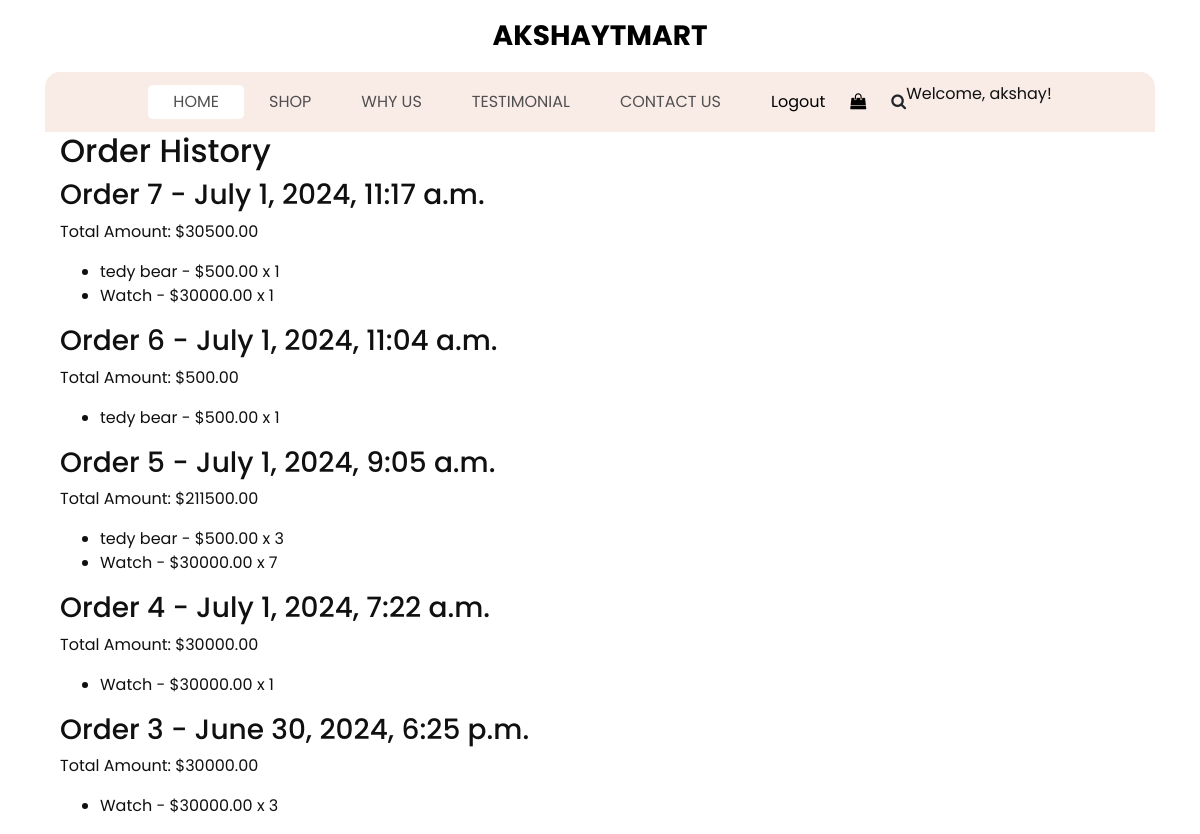
The app's page /order-history/ (signed in) with its own data.
### ecomapp/models.py (models this page shows, shortened)
class Order(models.Model):
    user = models.ForeignKey(User, on_delete=models.CASCADE)
    created_at = models.DateTimeField(auto_now_add=True)
    total_amount = models.DecimalField(max_digits=10, decimal_places=2)

class OrderItem(models.Model):
    order = models.ForeignKey(Order, on_delete=models.CASCADE, related_name='items')
    product = models.ForeignKey(Product, on_delete=models.CASCADE)
    quantity = models.PositiveIntegerField()

class Product(models.Model):
    name = models.CharField(max_length=255)
    description = models.TextField()
    price = models.DecimalField(max_digits=10, decimal_places=2)
    image = models.ImageField(upload_to='products/')
    is_new = models.BooleanField(default=True)

### ecomapp/views.py (the view)
# urls.py: path('order-history/', views.order_history_view, name='order_history'),
@login_required
def order_history_view(request):
    orders = Order.objects.filter(user=request.user).order_by('-created_at')
    return render(request, 'ecomapp/order_history.html', {'orders': orders})

### ecomapp/templates/ecomapp/order_history.html (shortened to what this page needs)
{% load static %}
<!DOCTYPE html>
<html>
<head>
  <link rel="stylesheet" type="text/css" href="{% static 'ecomapp/css/bootstrap.css' %}" />
  <link href="{% static 'ecomapp/css/style.css' %}" rel="stylesheet" />
  <link href="{% static 'ecomapp/css/responsive.css' %}" rel="stylesheet" />
</head>
<body>
  <div class="hero_area">
    <header class="header_section">
      <nav class="navbar navbar-expand-lg custom_nav-container ">
        <a class="navbar-brand" href="{% url 'index' %}">
          <span>
            akshayTmart
          </span>
        </a>
        <div class="collapse navbar-collapse" id="navbarSupportedContent">
          <ul class="navbar-nav  ">
            <li class="nav-item active">
              <a class="nav-link" href="{% url 'index' %}">Home <span class="sr-only">(current)</span></a>
            </li>
            <li class="nav-item">
              <a class="nav-link" href="{% url 'shop' %}">
                Shop
              </a>
            </li>
            <li class="nav-item">
              <a class="nav-link" href="{% url 'why' %}">
                Why Us
              </a>
            </li>
            <li class="nav-item">
              <a class="nav-link" href="{% url 'testimonial' %}">
                Testimonial
              </a>
            </li>
            <li class="nav-item">
              <a class="nav-link" href="{% url 'contact' %}">Contact Us</a>
            </li>
          </ul>
          <div class="user_option">
            <a href="#" onclick="document.getElementById('logout-form').submit();">Logout</a>
            <a href="{% url 'cart' %}">
              <i class="fa fa-shopping-bag" aria-hidden="true"></i>
            </a>
            <form class="form-inline ">
              <button class="btn nav_search-btn" type="submit">
                <i class="fa fa-search" aria-hidden="true"></i>
              </button>
            </form>
            <span class = "text-edit" >
                <P>Welcome, {{ user.username }}!</P>
            </span>
          </div>
        </div>
      </nav>
    </header>
  <div class="container">
    <h2>Order History</h2>
    {% for order in orders %}
    <div class="order">
      <h3>Order {{ order.id }} - {{ order.created_at }}</h3>
      <p>Total Amount: ${{ order.total_amount }}</p>
      <ul>
        {% for item in order.items.all %}
        <li>{{ item.product.name }} - ${{ item.product.price }} x {{ item.quantity }}</li>
        {% endfor %}
      </ul>
    </div>
    {% endfor %}
  </div>
</body>
</html>

### ecomapp/static/ecomapp/css/style.css (style rules this page uses)
body { font-family: "poppins", sans-serif; color: #101010; background-color: #ffffff; }
.hero_area { padding: 0 45px; }
#navbarSupportedContent { width: 100%; background-color: #f9ece6; -webkit-box-pack: center; -ms-flex-pack: center; justify-content: center; padding: 10px 0; border-radius: 15px 15px 0 0; }
#navbarSupportedContent .navbar-nav .nav-link { padding: 5px 25px; color: #514f4f; text-align: center; text-transform: uppercase; border-radius: 5px; }
#navbarSupportedContent .nav-item.active .nav-link { background-color: #ffffff; }
a, a:hover, a:focus { text-decoration: none; }
.btn, .btn:focus { outline: none !important; -webkit-box-shadow: none; box-shadow: none; }
.navbar-brand { margin: 15px 0; padding: 0; }
.navbar-brand span { font-size: 28px; font-weight: bold; color: #000000; text-transform: uppercase; margin: 0; padding: 0; }
.custom_nav-container .nav_search-btn { padding: 0; border: none; }
.custom_nav-container { z-index: 99999; padding: 0; -webkit-box-orient: vertical; -webkit-box-direction: normal; -ms-flex-direction: column; flex-direction: column; -webkit-box-align: center; -ms-flex-align: center; align-items: center; }
.user_option { display: -webkit-box; display: -ms-flexbox; display: flex; -webkit-box-align: center; -ms-flex-align: center; align-items: center; margin-left: 25px; }
.user_option a { margin-right: 25px; color: #000000; }

### ecomapp/static/ecomapp/css/responsive.css (style rules this page uses)
@media (min-width: 1200px) { .container { max-width: 1170px; } }

### records on screen
Order: id "7", created_at "July 1, 2024, 11:17 a.m.", total_amount "30500.00"
OrderItem: product.name "tedy bear", product.price "500.00", quantity "1"
OrderItem: product.name "Watch", product.price "30000.00", quantity "1"
Order: id "6", created_at "July 1, 2024, 11:04 a.m.", total_amount "500.00"
OrderItem: product.name "tedy bear", product.price "500.00", quantity "1"
Order: id "5", created_at "July 1, 2024, 9:05 a.m.", total_amount "211500.00"
OrderItem: product.name "tedy bear", product.price "500.00", quantity "3"
OrderItem: product.name "Watch", product.price "30000.00", quantity "7"
Order: id "4", created_at "July 1, 2024, 7:22 a.m.", total_amount "30000.00"
OrderItem: product.name "Watch", product.price "30000.00", quantity "1"
Order: id "3", created_at "June 30, 2024, 6:25 p.m.", total_amount "30000.00"
OrderItem: product.name "Watch", product.price "30000.00", quantity "3"

### other values on screen
{{ user.username }} "akshay"
